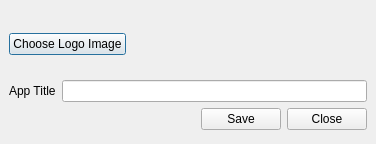
<?xml version="1.0" encoding="UTF-8"?>
<ui version="4.0">
 <class>SettingWindow</class>
 <widget class="QDialog" name="SettingWindow">
  <property name="geometry">
   <rect>
    <x>0</x>
    <y>0</y>
    <width>376</width>
    <height>144</height>
   </rect>
  </property>
  <property name="windowTitle">
   <string>Settings</string>
  </property>
  <layout class="QGridLayout" name="gridLayout_2">
   <property name="leftMargin">
    <number>0</number>
   </property>
   <property name="topMargin">
    <number>0</number>
   </property>
   <property name="rightMargin">
    <number>0</number>
   </property>
   <property name="bottomMargin">
    <number>0</number>
   </property>
   <item row="0" column="0">
    <widget class="QWidget" name="centeralwidget" native="true">
     <layout class="QGridLayout" name="gridLayout">
      <item row="0" column="0">
       <layout class="QVBoxLayout" name="verticalLayout">
        <item>
         <layout class="QHBoxLayout" name="horizontalLayout_2">
          <item>
           <widget class="QPushButton" name="btnChoose">
            <property name="text">
             <string>Choose Logo Image</string>
            </property>
           </widget>
          </item>
          <item>
           <spacer name="horizontalSpacer_2">
            <property name="orientation">
             <enum>Qt::Orientation::Horizontal</enum>
            </property>
            <property name="sizeHint" stdset="0">
             <size>
              <width>40</width>
              <height>20</height>
             </size>
            </property>
           </spacer>
          </item>
          <item>
           <widget class="QLabel" name="labelLogo">
            <property name="minimumSize">
             <size>
              <width>60</width>
              <height>60</height>
             </size>
            </property>
            <property name="maximumSize">
             <size>
              <width>60</width>
              <height>60</height>
             </size>
            </property>
            <property name="text">
             <string/>
            </property>
           </widget>
          </item>
         </layout>
        </item>
        <item>
         <layout class="QHBoxLayout" name="horizontalLayout_3">
          <item>
           <widget class="QLabel" name="labelAppTitle">
            <property name="text">
             <string>App Title</string>
            </property>
           </widget>
          </item>
          <item>
           <widget class="QLineEdit" name="edtAppTitle"/>
          </item>
         </layout>
        </item>
        <item>
         <layout class="QHBoxLayout" name="horizontalLayout">
          <item>
           <spacer name="horizontalSpacer">
            <property name="orientation">
             <enum>Qt::Orientation::Horizontal</enum>
            </property>
            <property name="sizeHint" stdset="0">
             <size>
              <width>40</width>
              <height>20</height>
             </size>
            </property>
           </spacer>
          </item>
          <item>
           <widget class="QPushButton" name="btnSave">
            <property name="text">
             <string>Save</string>
            </property>
           </widget>
          </item>
          <item>
           <widget class="QPushButton" name="btnClose">
            <property name="text">
             <string>Close</string>
            </property>
           </widget>
          </item>
         </layout>
        </item>
       </layout>
      </item>
     </layout>
    </widget>
   </item>
  </layout>
 </widget>
 <resources>
  <include location="resources/resources.qrc"/>
 </resources>
 <connections/>
</ui>
